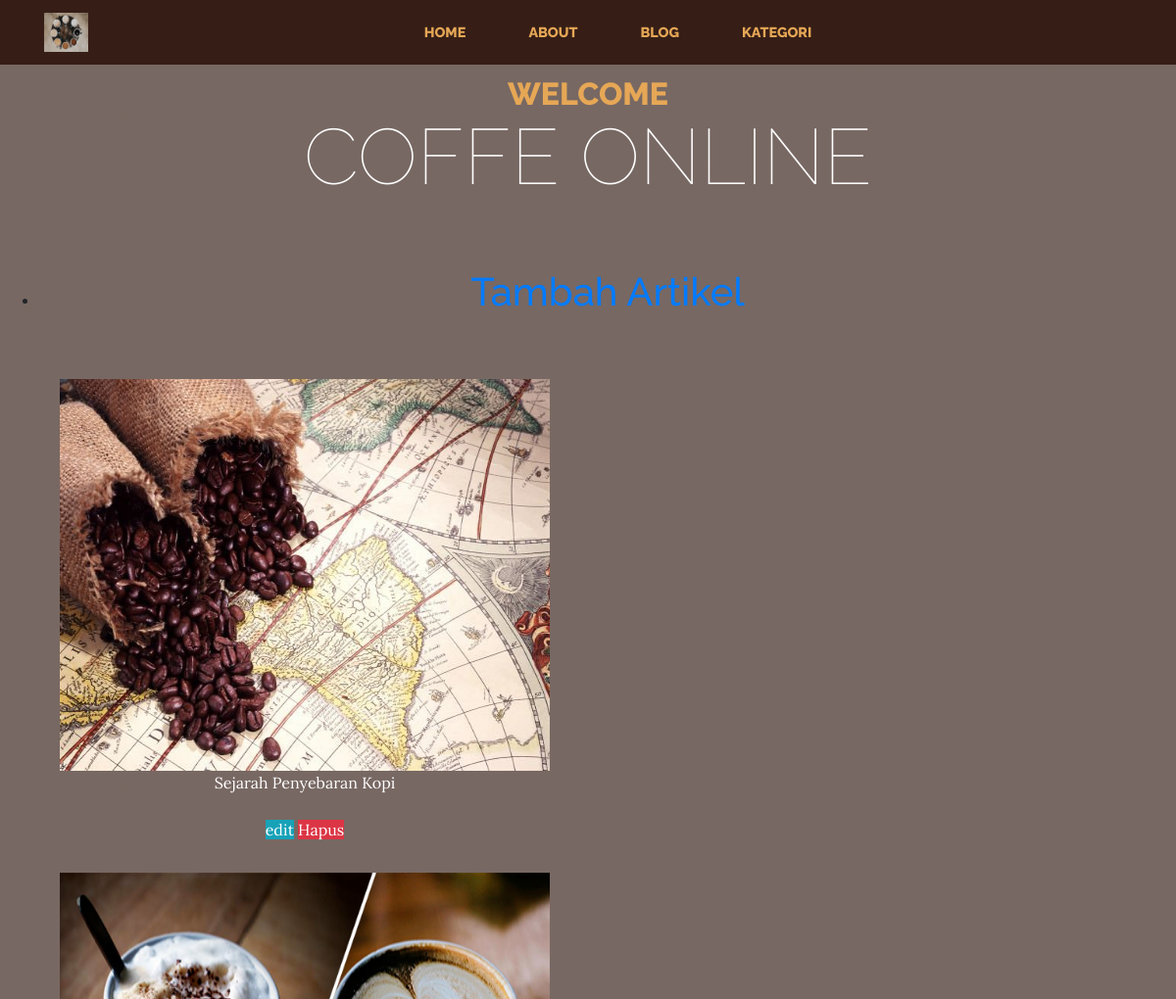
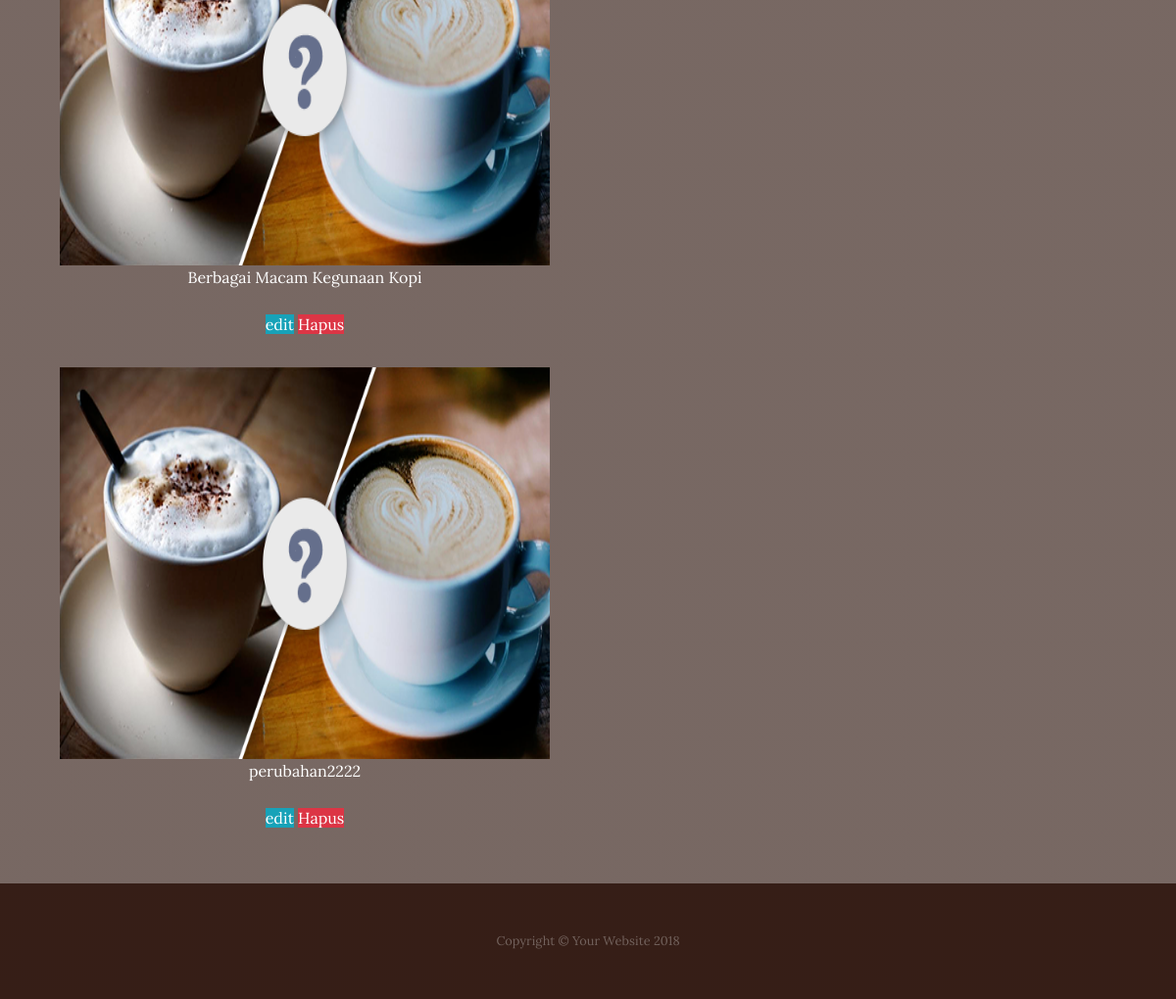
Screenshot of /index.php/blog with the database file from the repository (2 pictures, top to bottom).
### tables this page shows
CREATE TABLE `blog` (
  `id_blog` int(11) NOT NULL,
  `judul_blog` varchar(100) NOT NULL,
  `tanggal_blog` date NOT NULL,
  `content` text NOT NULL,
  `image` varchar(100) NOT NULL,
  `penulis` varchar(100) NOT NULL,
  `sumber` varchar(100) NOT NULL,
  `lokasi_penulisan` varchar(100) NOT NULL
);

### application/controllers/Blog.php (called while the page is built, shortened)
<?php
class Blog extends CI_Controller {
	function __construct(){
		$this->load->model('category_model');
	}
	public function index()
	{
		$this->load->model('artikel');
		$data['artikel'] = $this->artikel->get_artikels();
		$this->load->view('home_view', $data);
	}
}

### index.php (called while the page is built, shortened)
<?php
require_once BASEPATH.'core/CodeIgniter.php';

### application/models/Artikel.php (called while the page is built, shortened)
<?php
class Artikel extends CI_Model {
	public function get_artikels(){
		$query = $this->db->get('blog');
		return $query->result();
	}
}

### application/views/home_view.php (the view, shortened to what this page needs)
<!DOCTYPE html>
<html lang="en">
  <head>
    <link rel="stylesheet" href="assets/vendor/bootstrap/css/bootstrap.min.css">
    <link rel="stylesheet" href="assets/css/business-casual.min.css">
  </head>
  <body>
    <h1 class="site-heading text-center text-white d-none d-lg-block">
      <span class="site-heading-upper text-primary mb-3">Welcome</span>
      <span class="site-heading-lower">Coffe Online</span>
    </h1>
    <nav class="navbar navbar-expand-lg navbar-dark fixed-top" id="mainNav">
      <div class="container">
        <a class="navbar-brand" href="#"><img src="assets/img/products-01.jpg" width="45" height="40"></a>
        <div class="collapse navbar-collapse" id="navbarResponsive">
          <ul class="navbar-nav mx-auto">
            <li class="nav-item active px-lg-4">
              <a class="nav-link js-scroll-trigger" href="home">HOME
              </a>
            </li>
            <li class="nav-item active px-lg-4">
              <a class="nav-link js-scroll-trigger" href="home">ABOUT</a>
            </li>
            <li class="nav-item active px-lg-4">
              <a class="nav-link js-scroll-trigger" href="blog">BLOG</a>
            </li>
            <li class="nav-item active px-lg-4">
              <a class="nav-link js-scroll-trigger" href="category">KATEGORI</a>
            </li>
          </ul>
        </div>
      </div>
    </nav>
<center> <div class="="col-md-6">
      <ul class="footer-nav">
        <li><a href="blog/tambah"> <h1> Tambah Artikel </h1></a></li>
      </ul>
    </div> </center> <br><br>
    <div class="container text-center">
      <?php foreach ($artikel as $key): ?>
        <div class="col-xs-4 col-sm-4 col-md-4 col-lg-4">
          <table style="margin-bottom: 30px;">
            <tr>
              <td>
                <a href="blog/detail/<?php echo $key->id_blog ?>" style="color: black;">
                  <img src="img/<?php echo $key->image;?>" alt="Image" width="500" height="400">
                  <br>
                  <font color="white">
                  <?php echo $key->judul_blog ?>
                </a>
                <br><br>
                <a href='blog/edit/<?php echo $key->id_blog;?>' class='btn-btn-sm btn-info'>edit</a>
                <a href='blog/delete/<?php echo $key->id_blog;?>' class='btn-btn-sm btn-danger'>Hapus</a>
              </td>
            </tr>
          </table>
        </div>
      <?php endforeach ?>
    </div>
          <br>
    <footer class="footer text-faded text-center py-5">
      <div class="container">
        <p class="m-0 small">Copyright &copy; Your Website 2018</p>
      </div>
    </footer>
  </body>
</html>

### rows the page displays
blog: image (picture), judul_blog "Sejarah Penyebaran Kopi"
blog: image (picture), judul_blog "Berbagai Macam Kegunaan Kopi"
blog: image (picture), judul_blog "perubahan2222"
